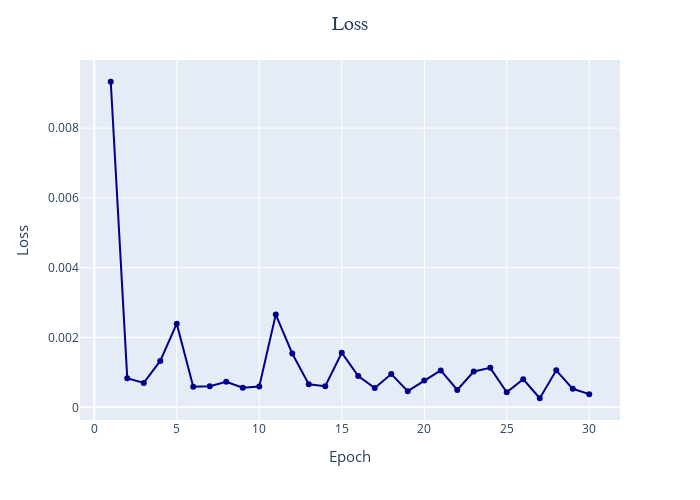

Notebook code for this chart:
### Code cell
# Visualizing the Loss
fig = px.line(df, 
                x = np.arange(1,len(history.history['loss'])+1), 
                y = history.history['loss'], 
                markers = True, 
                height = 500, 
                width = 700)

fig.update_layout(title = dict(
        text = 'Loss',
        font = dict(
            family = 'Arial',
            size = 20
        ),
        x = 0.5
    )
    )

fig.update_traces(line_color = 'darkblue')

fig.update_xaxes(
    title_text = 'Epoch',
    title_font = {'size': 15}
)

fig.update_yaxes(
    title_text = 'Loss',
    title_font = {'size': 15}
)

fig.show()

### Figure 1 — Plotly figure (JSON) as saved in the notebook; plotly's stock layout.template omitted (floating-point values rounded to 4 significant figures)
{"data": [{"hovertemplate": "x=%{x}<br>y=%{y}<extra></extra>", "legendgroup": "", "line": {"color": "darkblue", "dash": "solid"}, "marker": {"symbol": "circle"}, "mode": "markers+lines", "name": "", "orientation": "v", "showlegend": false, "type": "scatter", "x": [1, 2, 3, 4, 5, 6, 7, 8, 9, 10, 11, 12, 13, 14, 15, 16, 17, 18, 19, 20, 21, 22, 23, 24, 25, 26, 27, 28, 29, 30], "xaxis": "x", "y": [0.009329, 0.0008351, 0.0006997, 0.00133, 0.002397, 0.000588, 0.0006009, 0.00073, 0.0005637, 0.0005963, 0.002656, 0.001542, 0.0006615, 0.0006056, 0.001563, 0.0008935, 0.0005517, 0.0009535, 0.0004627, 0.0007663, 0.001057, 0.0004976, 0.001025, 0.00113, 0.0004287, 0.0008042, 0.0002593, 0.00106, 0.0005298, 0.0003773], "yaxis": "y"}], "layout": {"height": 500, "legend": {"tracegroupgap": 0}, "margin": {"t": 60}, "title": {"font": {"family": "Arial", "size": 20}, "text": "Loss", "x": 0.5}, "width": 700, "xaxis": {"anchor": "y", "domain": [0, 1], "title": {"font": {"size": 15}, "text": "Epoch"}}, "yaxis": {"anchor": "x", "domain": [0, 1], "title": {"font": {"size": 15}, "text": "Loss"}}}}
